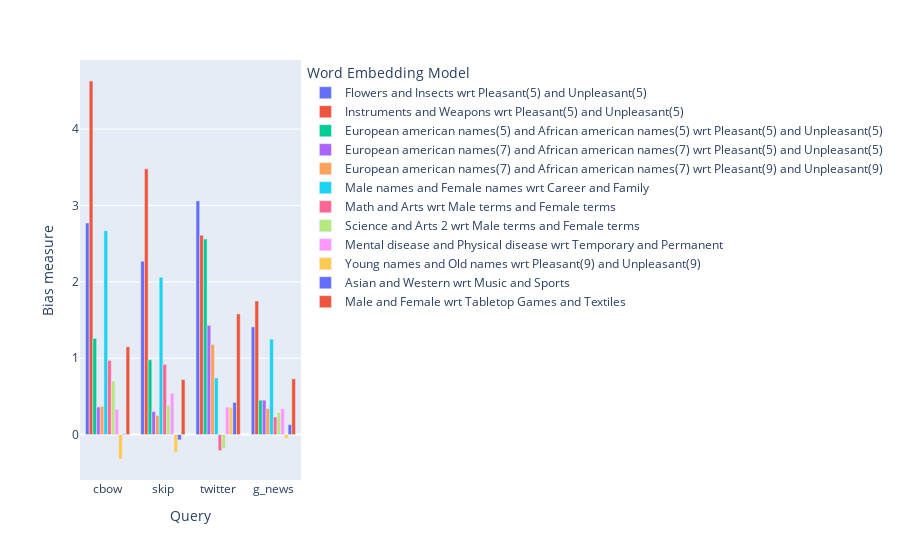

Notebook cell for this chart:
### Code cell
plot_queries_results(wefe_results)

### Figure 1 — Plotly figure (JSON) as saved in the notebook; plotly's stock layout.template omitted (floating-point values rounded to 4 significant figures)
{"data": [{"alignmentgroup": "True", "hovertemplate": "Word Embedding Model=Flowers and Insects wrt Pleasant(5) and Unpleasant(5)<br>query_name=%{x}<br>value=%{y}<extra></extra>", "legendgroup": "Flowers and Insects wrt Pleasant(5) and Unpleasant(5)", "marker": {"color": "#636efa", "pattern": {"shape": ""}}, "name": "Flowers and Insects wrt Pleasant(5) and Unpleasant(5)", "offsetgroup": "Flowers and Insects wrt Pleasant(5) and Unpleasant(5)", "orientation": "v", "showlegend": true, "textposition": "auto", "type": "bar", "x": ["cbow", "skip", "twitter", "g_news"], "xaxis": "x", "y": [2.77, 2.27, 3.06, 1.41], "yaxis": "y"}, {"alignmentgroup": "True", "hovertemplate": "Word Embedding Model=Instruments and Weapons wrt Pleasant(5) and Unpleasant(5)<br>query_name=%{x}<br>value=%{y}<extra></extra>", "legendgroup": "Instruments and Weapons wrt Pleasant(5) and Unpleasant(5)", "marker": {"color": "#EF553B", "pattern": {"shape": ""}}, "name": "Instruments and Weapons wrt Pleasant(5) and Unpleasant(5)", "offsetgroup": "Instruments and Weapons wrt Pleasant(5) and Unpleasant(5)", "orientation": "v", "showlegend": true, "textposition": "auto", "type": "bar", "x": ["cbow", "skip", "twitter", "g_news"], "xaxis": "x", "y": [4.63, 3.48, 2.61, 1.75], "yaxis": "y"}, {"alignmentgroup": "True", "hovertemplate": "Word Embedding Model=European american names(5) and African american names(5) wrt Pleasant(5) and Unpleasant(5)<br>query_name=%{x}<br>value=%{y}<extra></extra>", "legendgroup": "European american names(5) and African american names(5) wrt Pleasant(5) and Unpleasant(5)", "marker": {"color": "#00cc96", "pattern": {"shape": ""}}, "name": "European american names(5) and African american names(5) wrt Pleasant(5) and Unpleasant(5)", "offsetgroup": "European american names(5) and African american names(5) wrt Pleasant(5) and Unpleasant(5)", "orientation": "v", "showlegend": true, "textposition": "auto", "type": "bar", "x": ["cbow", "skip", "twitter", "g_news"], "xaxis": "x", "y": [1.26, 0.98, 2.56, 0.45], "yaxis": "y"}, {"alignmentgroup": "True", "hovertemplate": "Word Embedding Model=European american names(7) and African american names(7) wrt Pleasant(5) and Unpleasant(5)<br>query_name=%{x}<br>value=%{y}<extra></extra>", "legendgroup": "European american names(7) and African american names(7) wrt Pleasant(5) and Unpleasant(5)", "marker": {"color": "#ab63fa", "pattern": {"shape": ""}}, "name": "European american names(7) and African american names(7) wrt Pleasant(5) and Unpleasant(5)", "offsetgroup": "European american names(7) and African american names(7) wrt Pleasant(5) and Unpleasant(5)", "orientation": "v", "showlegend": true, "textposition": "auto", "type": "bar", "x": ["cbow", "skip", "twitter", "g_news"], "xaxis": "x", "y": [0.36, 0.3, 1.43, 0.45], "yaxis": "y"}, {"alignmentgroup": "True", "hovertemplate": "Word Embedding Model=European american names(7) and African american names(7) wrt Pleasant(9) and Unpleasant(9)<br>query_name=%{x}<br>value=%{y}<extra></extra>", "legendgroup": "European american names(7) and African american names(7) wrt Pleasant(9) and Unpleasant(9)", "marker": {"color": "#FFA15A", "pattern": {"shape": ""}}, "name": "European american names(7) and African american names(7) wrt Pleasant(9) and Unpleasant(9)", "offsetgroup": "European american names(7) and African american names(7) wrt Pleasant(9) and Unpleasant(9)", "orientation": "v", "showlegend": true, "textposition": "auto", "type": "bar", "x": ["cbow", "skip", "twitter", "g_news"], "xaxis": "x", "y": [0.37, 0.25, 1.18, 0.34], "yaxis": "y"}, {"alignmentgroup": "True", "hovertemplate": "Word Embedding Model=Male names and Female names wrt Career and Family<br>query_name=%{x}<br>value=%{y}<extra></extra>", "legendgroup": "Male names and Female names wrt Career and Family", "marker": {"color": "#19d3f3", "pattern": {"shape": ""}}, "name": "Male names and Female names wrt Career and Family", "offsetgroup": "Male names and Female names wrt Career and Family", "orientation": "v", "showlegend": true, "textposition": "auto", "type": "bar", "x": ["cbow", "skip", "twitter", "g_news"], "xaxis": "x", "y": [2.67, 2.06, 0.74, 1.25], "yaxis": "y"}, {"alignmentgroup": "True", "hovertemplate": "Word Embedding Model=Math and Arts wrt Male terms and Female terms<br>query_name=%{x}<br>value=%{y}<extra></extra>", "legendgroup": "Math and Arts wrt Male terms and Female terms", "marker": {"color": "#FF6692", "pattern": {"shape": ""}}, "name": "Math and Arts wrt Male terms and Female terms", "offsetgroup": "Math and Arts wrt Male terms and Female terms", "orientation": "v", "showlegend": true, "textposition": "auto", "type": "bar", "x": ["cbow", "skip", "twitter", "g_news"], "xaxis": "x", "y": [0.97, 0.92, -0.21, 0.23], "yaxis": "y"}, {"alignmentgroup": "True", "hovertemplate": "Word Embedding Model=Science and Arts 2 wrt Male terms and Female terms<br>query_name=%{x}<br>value=%{y}<extra></extra>", "legendgroup": "Science and Arts 2 wrt Male terms and Female terms", "marker": {"color": "#B6E880", "pattern": {"shape": ""}}, "name": "Science and Arts 2 wrt Male terms and Female terms", "offsetgroup": "Science and Arts 2 wrt Male terms and Female terms", "orientation": "v", "showlegend": true, "textposition": "auto", "type": "bar", "x": ["cbow", "skip", "twitter", "g_news"], "xaxis": "x", "y": [0.7, 0.38, -0.18, 0.29], "yaxis": "y"}, {"alignmentgroup": "True", "hovertemplate": "Word Embedding Model=Mental disease and Physical disease wrt Temporary and Permanent<br>query_name=%{x}<br>value=%{y}<extra></extra>", "legendgroup": "Mental disease and Physical disease wrt Temporary and Permanent", "marker": {"color": "#FF97FF", "pattern": {"shape": ""}}, "name": "Mental disease and Physical disease wrt Temporary and Permanent", "offsetgroup": "Mental disease and Physical disease wrt Temporary and Permanent", "orientation": "v", "showlegend": true, "textposition": "auto", "type": "bar", "x": ["cbow", "skip", "twitter", "g_news"], "xaxis": "x", "y": [0.33, 0.54, 0.36, 0.34], "yaxis": "y"}, {"alignmentgroup": "True", "hovertemplate": "Word Embedding Model=Young names and Old names wrt Pleasant(9) and Unpleasant(9)<br>query_name=%{x}<br>value=%{y}<extra></extra>", "legendgroup": "Young names and Old names wrt Pleasant(9) and Unpleasant(9)", "marker": {"color": "#FECB52", "pattern": {"shape": ""}}, "name": "Young names and Old names wrt Pleasant(9) and Unpleasant(9)", "offsetgroup": "Young names and Old names wrt Pleasant(9) and Unpleasant(9)", "orientation": "v", "showlegend": true, "textposition": "auto", "type": "bar", "x": ["cbow", "skip", "twitter", "g_news"], "xaxis": "x", "y": [-0.32, -0.23, 0.35, -0.05], "yaxis": "y"}, {"alignmentgroup": "True", "hovertemplate": "Word Embedding Model=Asian and Western wrt Music and Sports<br>query_name=%{x}<br>value=%{y}<extra></extra>", "legendgroup": "Asian and Western wrt Music and Sports", "marker": {"color": "#636efa", "pattern": {"shape": ""}}, "name": "Asian and Western wrt Music and Sports", "offsetgroup": "Asian and Western wrt Music and Sports", "orientation": "v", "showlegend": true, "textposition": "auto", "type": "bar", "x": ["cbow", "skip", "twitter", "g_news"], "xaxis": "x", "y": [0.01, -0.07, 0.42, 0.13], "yaxis": "y"}, {"alignmentgroup": "True", "hovertemplate": "Word Embedding Model=Male and Female wrt Tabletop Games and Textiles<br>query_name=%{x}<br>value=%{y}<extra></extra>", "legendgroup": "Male and Female wrt Tabletop Games and Textiles", "marker": {"color": "#EF553B", "pattern": {"shape": ""}}, "name": "Male and Female wrt Tabletop Games and Textiles", "offsetgroup": "Male and Female wrt Tabletop Games and Textiles", "orientation": "v", "showlegend": true, "textposition": "auto", "type": "bar", "x": ["cbow", "skip", "twitter", "g_news"], "xaxis": "x", "y": [1.15, 0.72, 1.58, 0.73], "yaxis": "y"}], "layout": {"barmode": "group", "legend": {"title": {"text": "Word Embedding Model"}, "tracegroupgap": 0}, "margin": {"t": 60}, "xaxis": {"anchor": "y", "domain": [0, 1], "title": {"text": "Query"}}, "yaxis": {"anchor": "x", "domain": [0, 1], "title": {"text": "Bias measure"}}}}
